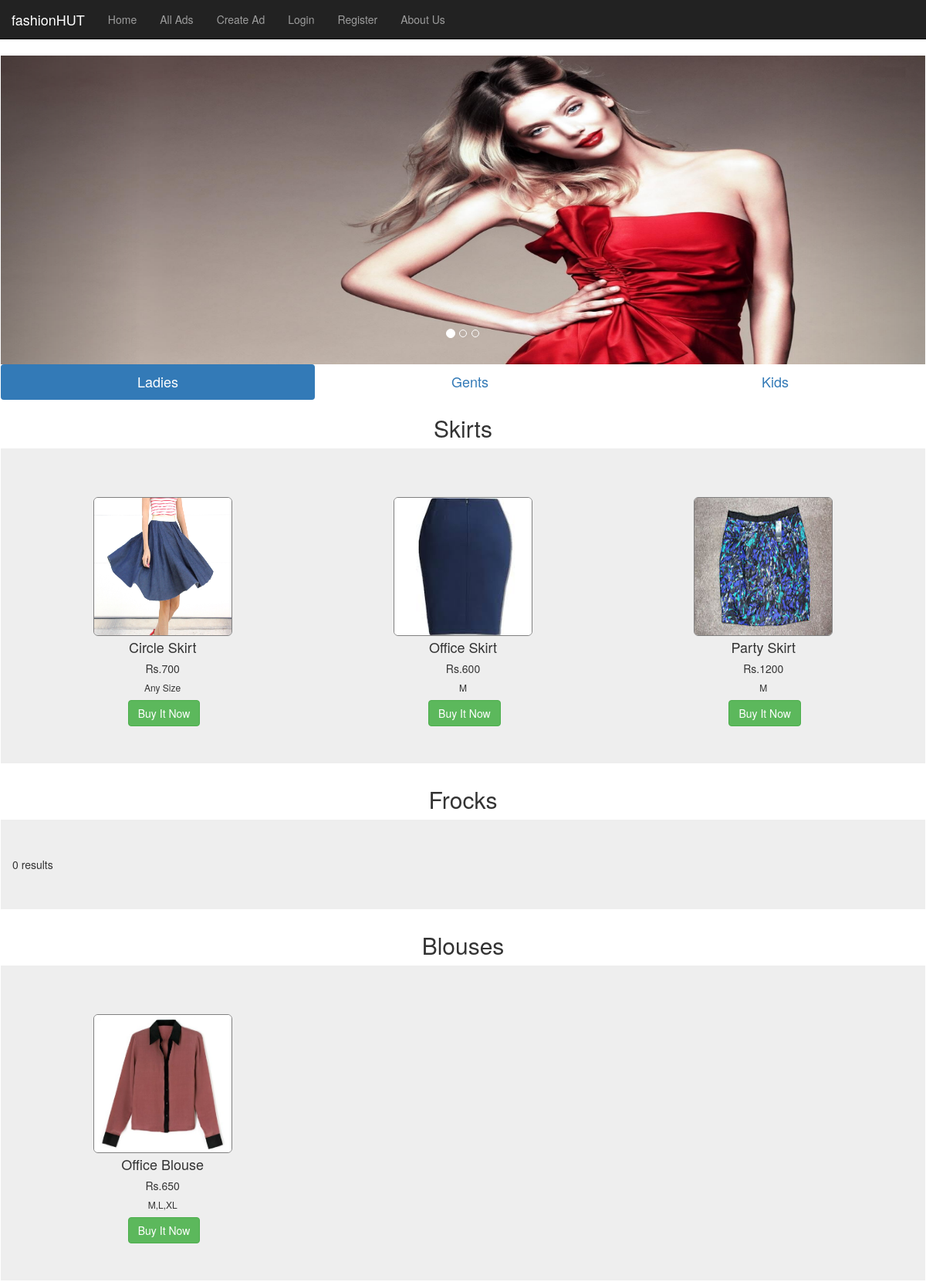
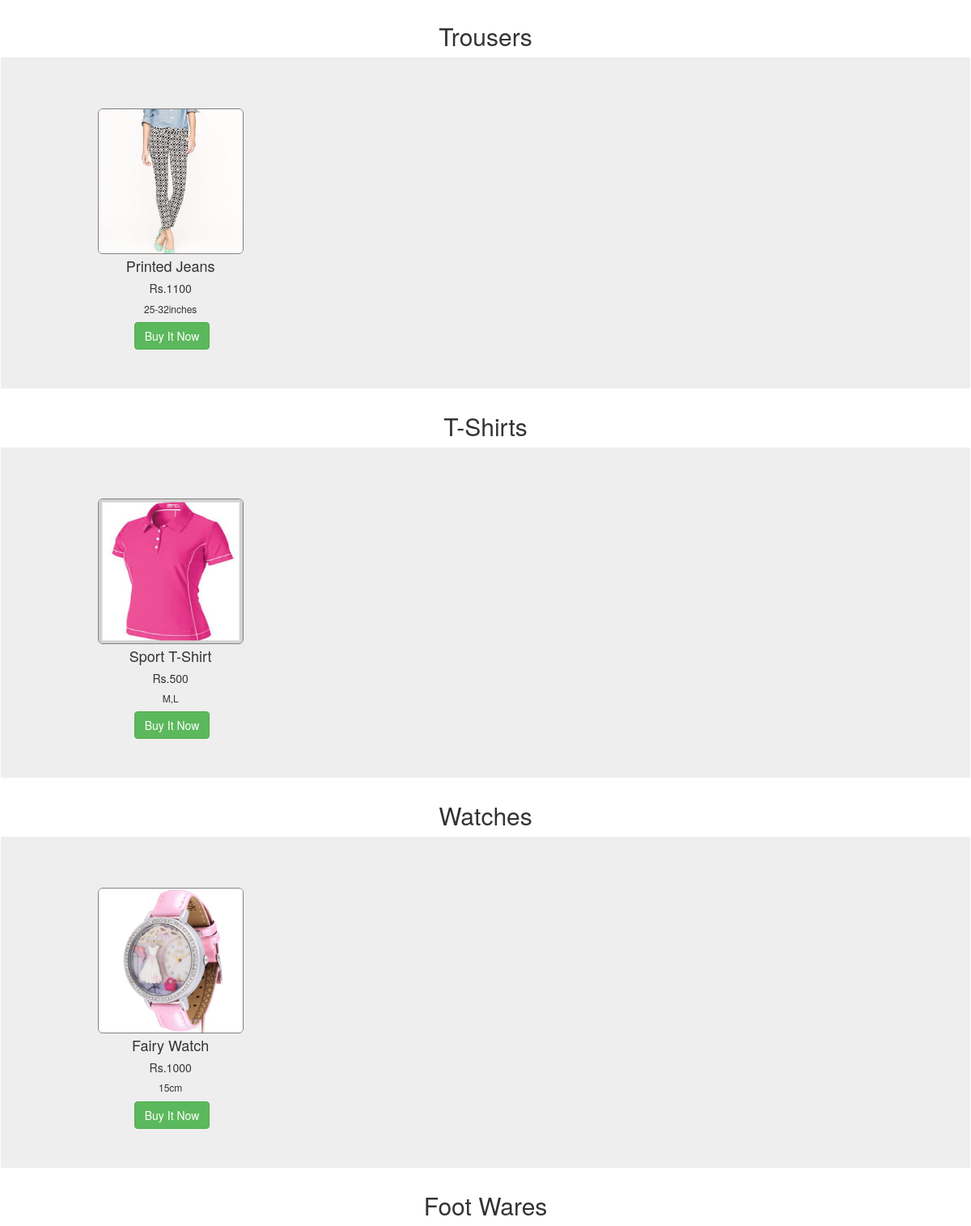
The app's page /ladies.php (upper part) with its own data (2 pictures, top to bottom).
### ladies.php (the view, shortened to what this page needs)
<!DOCTYPE html PUBLIC "-//W3C//DTD XHTML 1.0 Transitional//EN" "http://www.w3.org/TR/xhtml1/DTD/xhtml1-transitional.dtd">
<html xmlns="http://www.w3.org/1999/xhtml">
<head>
<link rel="stylesheet" type="text/css" href="CSS/bootstrap.min.css"/>
</head>
<?php include 'Templates/header.php'; ?>
<div class="panel">
	<div>
    	<div id="myCarousel" class="carousel slide" data-ride="carousel" style="height:400px;">
                <ol class="carousel-indicators">
                    <li data-target="#myCarousel" data-slide-to="0" class="active"></li>
                    <li data-target="#myCarousel" data-slide-to="1"></li>
                    <li data-target="#myCarousel" data-slide-to="2"></li>
                </ol>
                <div class="carousel-inner" role="listbox">
                    <div class="item active">
                        <img src="Images/Covers/Fashion1.jpg" style="height:400px; width:100%;">
                    </div>
                </div>
              <div>
                <a class="left carousel-control" href="#myCarousel" role="button" data-slide="prev">
                </a>
                <a class="right carousel-control" href="#myCarousel" role="button" data-slide="next">
                </a>
            </div>
    </div>
</div>
    <ul class="nav nav-pills nav-justified">
		 	<li role="presentation" style="font-size:18px;" class="active"><a href="ladies.php">Ladies</a></li>
  			<li role="presentation" style="font-size:18px;"><a href="gents.php">Gents</a></li>
  			<li role="presentation" style="font-size:18px;"><a href="kids.php">Kids</a></li>
	</ul>
<?php include 'dbconfig.php'; ?>
<h2 class="text-center">Skirts</h2>
<div class="col-md-12 container jumbotron" style="float:right;" style="margin-top::20px;">
		<?php
                    $sql = "SELECT title,whom,category,price,size,photo FROM fashionhut.`create-add` WHERE whom='Ladies' && category='Skirts';";
                  $result = $conn->query($sql);
                  if ($result->num_rows > 0) {
                      while($row = $result->fetch_assoc()) {   ?>
                           <div class="col-md-4" style="margin-top:10px;">
                              <div style="width:180px; height:180px; margin-left:auto; margin-right:auto;">
                                  <img src="Uploads/<?php echo $row['photo']; ?>" class="img-rounded" style="width:180px; height:180px; border:1px solid grey; margin-top:5px;"/>
                              </div>
                              <h4 style="text-align:center;"><?php echo $row['title']; ?></h4>
                              <h5 style="text-align:center;">Rs.<?php echo $row['price']; ?></h5>
                              <h6 style="text-align:center;"><?php echo $row['size']; ?></h6>
                              <div style="margin-left:auto; margin-right:auto; width:25%;">
                                  <a href="order.php"> <button type="submit" class="btn btn-success">Buy It Now</button></a>
                              </div>
                          </div>
                <?php	  }
                  }else{
                      echo "0 results";
                  }
        ?>
</div>
<h2 class="text-center">Frocks</h2>
<div class="col-md-12 container jumbotron" style="float:right;" style="margin-top::20px;">
		<?php
                    $sql = "SELECT title,whom,category,price,size,photo FROM fashionhut.`create-add` WHERE whom='Ladies' && category='Frocks';";
                  $result = $conn->query($sql);
                  if ($result->num_rows > 0) {
                      while($row = $result->fetch_assoc()) {   ?>
                           <div class="col-md-4" style="margin-top:10px;">
                              <div style="width:180px; height:180px; margin-left:auto; margin-right:auto;">
                                  <img src="Uploads/<?php echo $row['photo']; ?>" class="img-rounded" style="width:180px; height:180px; border:1px solid grey; margin-top:5px;"/>
                              </div>
                              <h4 style="text-align:center;"><?php echo $row['title']; ?></h4>
                              <h5 style="text-align:center;">Rs.<?php echo $row['price']; ?></h5>
                              <h6 style="text-align:center;"><?php echo $row['size']; ?></h6>
                              <div style="margin-left:auto; margin-right:auto; width:25%;">
                                  <a href="order.php"> <button type="submit" class="btn btn-success">Buy It Now</button></a>
                              </div>
                          </div>
                <?php	  }
                  }else{
                      echo "0 results";
                  }
        ?>
</div>
<h2 class="text-center">Blouses</h2>
<div class="col-md-12 container jumbotron" style="float:right;" style="margin-top::20px;">
		<?php
                    $sql = "SELECT title,whom,category,price,size,photo FROM fashionhut.`create-add` WHERE whom='Ladies' && category='Blouses';";
                  $result = $conn->query($sql);
                  if ($result->num_rows > 0) {
                      while($row = $result->fetch_assoc()) {   ?>
                           <div class="col-md-4" style="margin-top:10px;">
                              <div style="width:180px; height:180px; margin-left:auto; margin-right:auto;">
                                  <img src="Uploads/<?php echo $row['photo']; ?>" class="img-rounded" style="width:180px; height:180px; border:1px solid grey; margin-top:5px;"/>
                              </div>
                              <h4 style="text-align:center;"><?php echo $row['title']; ?></h4>
                              <h5 style="text-align:center;">Rs.<?php echo $row['price']; ?></h5>
                              <h6 style="text-align:center;"><?php echo $row['size']; ?></h6>
                              <div style="margin-left:auto; margin-right:auto; width:25%;">
                                  <a href="order.php"> <button type="submit" class="btn btn-success">Buy It Now</button></a>
                              </div>
                          </div>
                <?php	  }
                  }else{
                      echo "0 results";
                  }
        ?>
</div>
<h2 class="text-center">Trousers</h2>
<div class="col-md-12 container jumbotron" style="float:right;" style="margin-top::20px;">
		<?php
                    $sql = "SELECT title,whom,category,price,size,photo FROM fashionhut.`create-add` WHERE whom='Ladies' && category='Trousers';";
                  $result = $conn->query($sql);
                  if ($result->num_rows > 0) {
                      while($row = $result->fetch_assoc()) {   ?>
                           <div class="col-md-4" style="margin-top:10px;">
                              <div style="width:180px; height:180px; margin-left:auto; margin-right:auto;">
                                  <img src="Uploads/<?php echo $row['photo']; ?>" class="img-rounded" style="width:180px; height:180px; border:1px solid grey; margin-top:5px;"/>
                              </div>
                              <h4 style="text-align:center;"><?php echo $row['title']; ?></h4>
                              <h5 style="text-align:center;">Rs.<?php echo $row['price']; ?></h5>
                              <h6 style="text-align:center;"><?php echo $row['size']; ?></h6>
                              <div style="margin-left:auto; margin-right:auto; width:25%;">
                                  <a href="order.php"> <button type="submit" class="btn btn-success">Buy It Now</button></a>
                              </div>
                          </div>
                <?php	  }
                  }else{
                      echo "0 results";
                  }
        ?>
</div>
<h2 class="text-center">T-Shirts</h2>
<div class="col-md-12 container jumbotron" style="float:right;" style="margin-top::20px;">
		<?php
                    $sql = "SELECT title,whom,category,price,size,photo FROM fashionhut.`create-add` WHERE whom='Ladies' && category='T-Shirts';";
                  $result = $conn->query($sql);
                  if ($result->num_rows > 0) {
                      while($row = $result->fetch_assoc()) {   ?>
                           <div class="col-md-4" style="margin-top:10px;">
                              <div style="width:180px; height:180px; margin-left:auto; margin-right:auto;">
                                  <img src="Uploads/<?php echo $row['photo']; ?>" class="img-rounded" style="width:180px; height:180px; border:1px solid grey; margin-top:5px;"/>
                              </div>
                              <h4 style="text-align:center;"><?php echo $row['title']; ?></h4>
                              <h5 style="text-align:center;">Rs.<?php echo $row['price']; ?></h5>
                              <h6 style="text-align:center;"><?php echo $row['size']; ?></h6>
                              <div style="margin-left:auto; margin-right:auto; width:25%;">
                                  <a href="order.php"> <button type="submit" class="btn btn-success">Buy It Now</button></a>
                              </div>
                          </div>
                <?php	  }
                  }else{
                      echo "0 results";
                  }
        ?>
</div>
<h2 class="text-center">Watches</h2>
<div class="col-md-12 container jumbotron" style="float:right;" style="margin-top::20px;">
		<?php
                    $sql = "SELECT title,whom,category,price,size,photo FROM fashionhut.`create-add` WHERE whom='Ladies' && category='Watches';";
                  $result = $conn->query($sql);
                  if ($result->num_rows > 0) {
                      while($row = $result->fetch_assoc()) {   ?>
                           <div class="col-md-4" style="margin-top:10px;">
                              <div style="width:180px; height:180px; margin-left:auto; margin-right:auto;">
                                  <img src="Uploads/<?php echo $row['photo']; ?>" class="img-rounded" style="width:180px; height:180px; border:1px solid grey; margin-top:5px;"/>
                              </div>
                              <h4 style="text-align:center;"><?php echo $row['title']; ?></h4>
                              <h5 style="text-align:center;">Rs.<?php echo $row['price']; ?></h5>
                              <h6 style="text-align:center;"><?php echo $row['size']; ?></h6>
                              <div style="margin-left:auto; margin-right:auto; width:25%;">
                                  <a href="order.php"> <button type="submit" class="btn btn-success">Buy It Now</button></a>
                              </div>
                          </div>
                <?php	  }
                  }else{
                      echo "0 results";
                  }
        ?>
</div>
<h2 class="text-center">Foot Wares</h2>
<body>
</body>
</html>

### records on screen
create-add: photo (picture), title "Circle Skirt", price "700", size "Any Size"
create-add: photo (picture), title "Office Skirt", price "600", size "M"
create-add: photo (picture), title "Party Skirt", price "1200", size "M"
create-add: photo (picture), title "Office Blouse", price "650", size "M,L,XL"
create-add: photo (picture), title "Printed Jeans", price "1100", size "25-32inches"
create-add: photo (picture), title "Sport T-Shirt", price "500", size "M,L"
create-add: photo (picture), title "Fairy Watch", price "1000", size "15cm"
